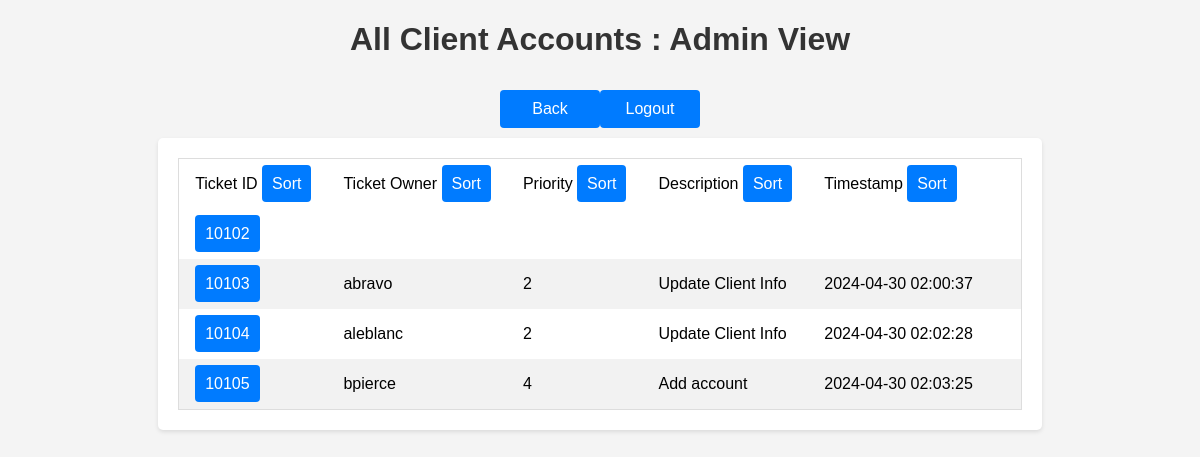
Screenshot of /admin-stuffs/Tickets.php (signed in) with the database file from the repository.
### tables this page shows
CREATE TABLE `ticket` (
  `ticket_id` varchar(10) NOT NULL,
  `ticket_owner` varchar(20) DEFAULT NULL,
  `priority` varchar(1) DEFAULT NULL,
  `description` varchar(20) DEFAULT NULL,
  `timestamp` datetime DEFAULT NULL
);

### includes/functions.php (called while the page is built, shortened)
<?php
    require_once 'db.php';
    function getTickets() {
        global $conn;
        $query = "SELECT ticket_id, ticket_owner, priority, description, timestamp FROM ticket";
        $result = mysqli_query($conn, $query);
        return $result;
    }
?>

### admin-stuffs/Tickets.php (the view, shortened to what this page needs)
<!DOCTYPE html PUBLIC "-//W3C//DTD HTML 4.01 Transitional//EN"
    "http://www.w3.org/TR/html4/loose.dtd">
<?php
    require_once('../includes/db.php');
    require_once('../includes/functions.php');
    $persInfo = getTickets();
?>
<html>
<head>
<link rel="stylesheet" href="../styles/styles.css">
</head>
<body>
    <h1>All Client Accounts : Admin View</h1>
    <div class="nav">
        <a href="../admin.php">Back</a>
        <a href="?logout=true">Logout</a>
    </div>
    <div class="wrapper"><div class="table">
        <table id="dataTable">
            <tr>
                <?php echo "<td>Ticket ID <a onclick=\"sortTable('ticket_id')\">Sort</a></td><td>Ticket Owner <a onclick=\"sortTable('ticket_owner')\">Sort</a></td><td>Priority <a onclick=\"sortTable('priority')\">Sort</a></td><td>Description <a onclick=\"sortTable('description')\">Sort</a></td><td>Timestamp <a onclick=\"sortTable('timestamp')\">Sort</a></td><td>";?>
            </tr>
            <tr>
                <?php
                while($row = mysqli_fetch_assoc($persInfo)) {
                ?>
                <?php echo "<tr><td> <a href=\"../Ticket-Stuffs/handleTicketRequests.php?ticket=" . $row['ticket_id'] . "\">". $row['ticket_id'] ."</a></td><td>" . $row['ticket_owner'] . "</td><td>" . $row['priority'] . "</td><td>" . $row['description'] . "</td><td>" . $row['timestamp'] . "</td><td>";?>
            </tr>
            <?php
}
            ?>
        </table>
    </div></div>
</body>
</html>

### styles/styles.css (style rules this page uses)
* { box-sizing: border-box; }
body { font-family: Arial; background-color: #f4f4f4; margin: 0; padding: 0; justify-content: center; align-items: center; }
.nav { padding: 10px; display: flex; justify-content: center; }
.table { background-color: #fff; padding: 20px; border-radius: 5px; box-shadow: 0 2px 4px rgba(0, 0, 0, 0.1); display: inline-grid; }
.wrapper { display: flex; justify-content: center; align-items: center; }
h1 { color: #333; text-align: center; }
a { width: 100px; padding: 10px; background-color: #007bff; color: #fff; border: none; border-radius: 4px; cursor: pointer; text-decoration: none; text-align: center; }
table { border-collapse: collapse; border-spacing: 0; border: 1px solid #ddd; }
th, td { text-align: left; padding: 16px; }
tr:nth-child(even) { background-color: #f2f2f2; }

### rows the page displays
ticket: ticket_id "10102"
ticket: ticket_id "10103", ticket_owner "abravo", priority "2", description "Update Client Info", timestamp "2024-04-30 02:00:37"
ticket: ticket_id "10104", ticket_owner "aleblanc", priority "2", description "Update Client Info", timestamp "2024-04-30 02:02:28"
ticket: ticket_id "10105", ticket_owner "bpierce", priority "4", description "Add account", timestamp "2024-04-30 02:03:25"
